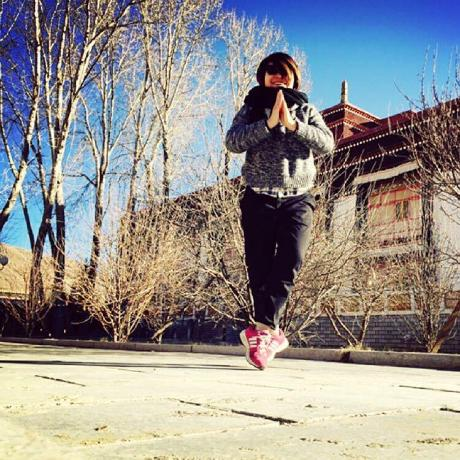
#> input picture demo.jpg, 460 x 460 px
$ python read-show-write.py
#> lines starting #> are read from the running program, lines starting #| are printed output that depends on the picture
# -*- coding: utf-8 -*-
import numpy as np
import cv2

# imread 用来读取图像
# 第二个参数表明如何读取：
# 1. v2.IMREAD_COLOR(>0)：读入一副彩色图像。图像的透明度会被忽略(默认参数)
# 2. cv2.IMREAD_GRAYSCALE(0)：以灰度模式读入图像
# 3. cv2.IMREAD_UNCHANGED(<0)：读入一幅图像，并且包括图像的alpha 通道


img = cv2.imread('demo.jpg',0) # 以灰度模式读取图像
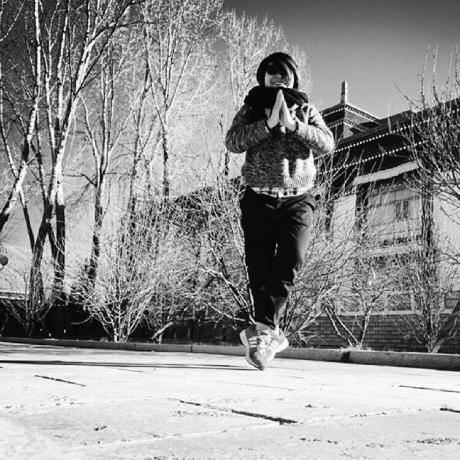
#> img: shape (460, 460); min 0, max 255, mean 145.1
# imshow 用来显示图像
# 第一个参数是窗口名字；第二个是图像
cv2.imshow('img',img)
# waitKey 是键盘绑定函数，传入0时无限期的等待键盘输入
cv2.waitKey(0)
# imwrite 用来保存图像，第一个参数是图像名，第二个是图像
cv2.imwrite('result.jpg',img)
